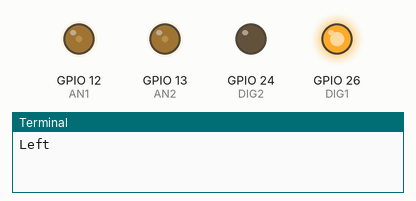
This program was run on a simulated Raspberry Pi (BCM pin numbers). Shown: output pins drawn as LEDs (lit = HIGH), the last lines printed to the terminal.

Above: at 1.05 s.
At 3.75 s:
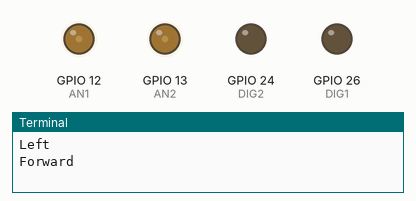
At 6.5 s:
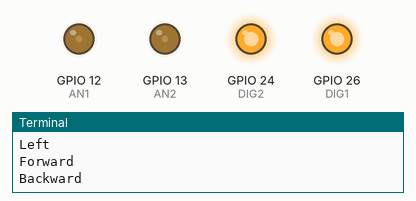
At 8.95 s:
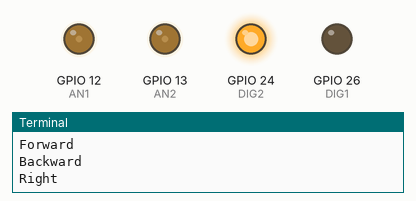
At 11.95 s:
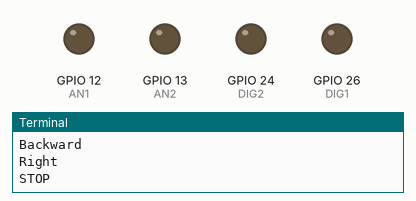
Timing chart, 0 to 15.3 s (numbered marks = the images above):
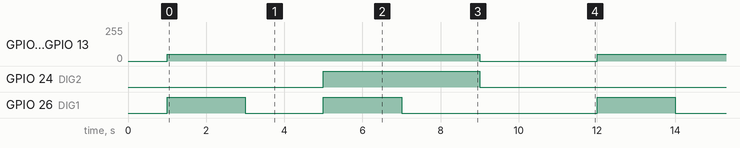

The program:

2_Motor_SignedMagnitude_PWM.py
```python
import RPi.GPIO as GPIO			# using Rpi.GPIO module
from time import sleep			# import function sleep for delay
GPIO.setmode(GPIO.BCM)			# GPIO numbering
GPIO.setwarnings(False)			# enable warning from GPIO
AN2 = 13				# set pwm2 pin on MD10-Hat
AN1 = 12				# set pwm1 pin on MD10-hat
DIG2 = 24				# set dir2 pin on MD10-Hat
DIG1 = 26				# set dir1 pin on MD10-Hat
GPIO.setup(AN2, GPIO.OUT)		# set pin as output
GPIO.setup(AN1, GPIO.OUT)		# set pin as output
GPIO.setup(DIG2, GPIO.OUT)		# set pin as output
GPIO.setup(DIG1, GPIO.OUT)		# set pin as output
sleep(1)				# delay for 1 seconds
p1 = GPIO.PWM(AN1, 100)			# set pwm for M1
p2 = GPIO.PWM(AN2, 100)			# set pwm for M2
laju = 20

try:
  while True:

   print ("Left")				# display "Forward" when programe run
   GPIO.output(DIG1, GPIO.HIGH)		# set DIG1 as HIGH, M1B will turn ON
   GPIO.output(DIG2, GPIO.LOW)		# set DIG2 as HIGH, M2B will turn ON
   p1.start(laju)			# set speed for M1 at 100%
   p2.start(laju)			# set speed for M2 at 100%
   sleep(2)				#delay for 2 second

   print ("Forward")
   GPIO.output(DIG1, GPIO.LOW)          # set DIG1 as LOW, to control direction
   GPIO.output(DIG2, GPIO.LOW)          # set DIG2 as LOW, to control direction
   p1.start(laju)                        # set speed for M1 at 100%
   p2.start(laju)                        # set speed for M2 at 100%
   sleep(2)                             #delay for 2 second

   print ("Backward")
   GPIO.output(DIG1, GPIO.HIGH)         # set DIG1 as HIGH, to control direction
   GPIO.output(DIG2, GPIO.HIGH)         # set DIG2 as HIGH, to control direction
   p1.start(laju)                        # set speed for M1 at 100%
   p2.start(laju)                        # set speed for M2 at 100%
   sleep(2)                             #delay for 2 second

   print ("Right")
   GPIO.output(DIG1, GPIO.LOW)
   GPIO.output(DIG2, GPIO.HIGH)
   p1.start(laju)
   p2.start(laju)
   sleep(2)

   print ("STOP")
   GPIO.output(DIG1, GPIO.LOW)          # Direction can ignore
   GPIO.output(DIG2, GPIO.LOW)          # Direction can ignore
   p1.start(0)                          # set speed for M1 at 0%
   p2.start(0)                          # set speed for M2 at 0%
   sleep(3)                             #delay for 3 second


except:					# exit programe when keyboard interupt
   p1.start(0)				# set speed to 0
   p2.start(0)				# set speed to 0
					# Control+x to save file and exit
```

Measured:
- by itself, GPIO 12 (AN1), GPIO 13 (AN2): alternates 51/255 for 8.0 s and 0/255 for 3.0 s
- by itself, GPIO 24 (DIG2): alternates HIGH for 4.0 s and LOW for 7.0 s
- by itself, GPIO 26 (DIG1): repeats every 11.0 s: LOW 2.0 s, HIGH 2.0 s, LOW 5.0 s, HIGH 2.0 s
